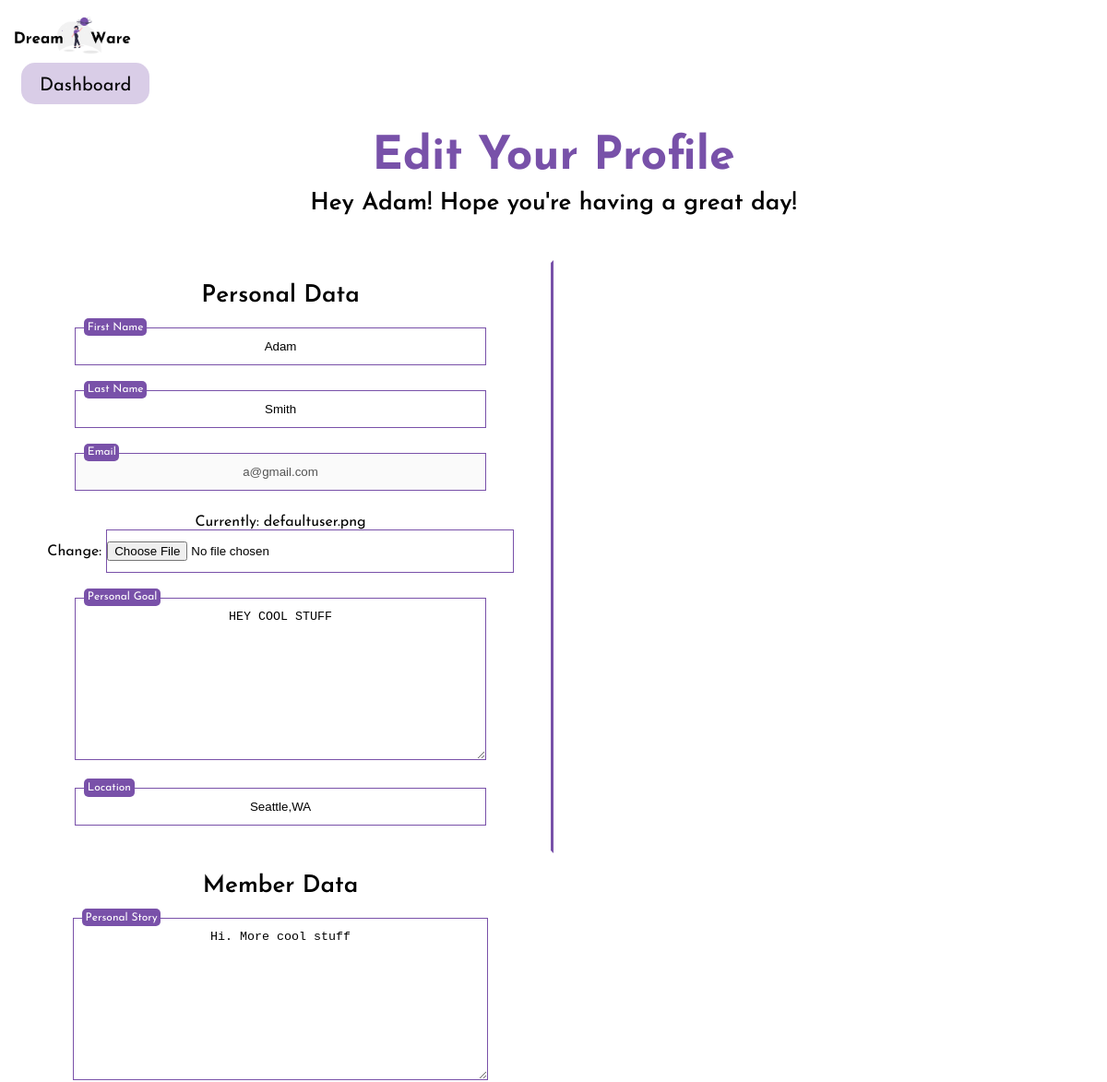
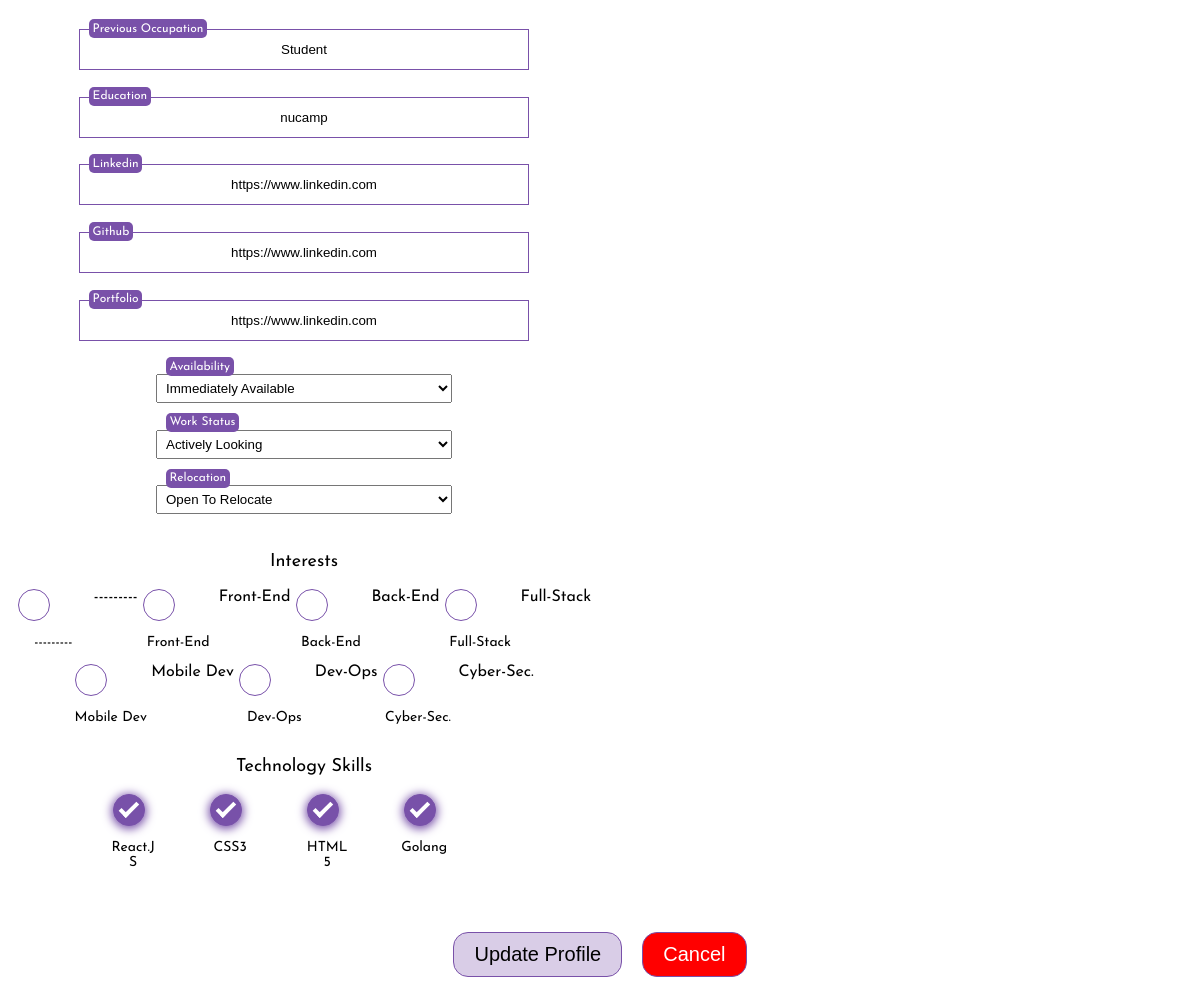
/memberProfile/ (signed in), run on the app's committed database (2 pictures, top to bottom).
### dashboard/models.py (models this page shows, shortened)
class CustomUser(AbstractBaseUser, PermissionsMixin):
    def validate_email(value):
        valid_emails = [
            '@gmail.com',
            '@outlook.com',
            '@yahoo.com',
            '@protonmail.com',
            '@aol.com',
            '@icloud.com',
        ]
        for x in valid_emails:
            if x in value:
                return value
            else:
                raise ValidationError("Email Field only accepts gmail, outlook, yahoo, aol and icloud addressees.")
    username = None
    email = models.EmailField(blank = False, unique = True, validators=[validate_email])
    first_name = models.CharField(blank = False,max_length=50)
    last_name = models.CharField(blank = False,max_length=50)
    is_admin = models.BooleanField(default = False)
    is_staff = models.BooleanField(default=False)
    is_active = models.BooleanField(default=True)
    is_company = models.BooleanField(blank=False,default=False)#Monitors companies active on platform
    date_joined = models.DateTimeField(default=timezone.now)
    USERNAME_FIELD = 'email'
    REQUIRED_FIELDS = ['first_name','last_name']
    objects = CustomUserManager()

class Member(models.Model):
    INTERESTS = (
        ('FE', 'Front-End'),
        ('BE', 'Back-End'),
        ('FS', 'Full-Stack'),
        ('MD', 'Mobile Dev'),
        ('DO', 'Dev-Ops'),
        ('CS', 'Cyber-Sec.')
    )
    WORK_STATUS = (
        ('AL', 'Actively Looking'),
        ('AC', 'Just Curious'),
        ('HE', 'Happily Employed')
    )
    WORK_AVAILABILITY = (
        ('IA', 'Immediately Available'),
        ('AW', 'About 2 Weeks'),
        ('MT', 'Moving Target')
    )
    RELOCATION_STATUS = (
        ('OK', 'Open To Relocate'),
        ('NO', 'No Relocation')
    )
    user = models.OneToOneField(CustomUser, on_delete=models.CASCADE)
    first_name = models.CharField(blank = False,max_length=50)
    last_name = models.CharField(blank = False,max_length=50)
    email = models.EmailField()
    picture = models.ImageField(default="defaultuser.png",upload_to="profile_images") #upload to images folder in database
    location = models.CharField(max_length=100)
    personal_goal = models.TextField(max_length=500)
    personal_story = models.TextField(max_length=500)
    education = models.CharField(max_length=100)
    linkedin = models.URLField()
    github = models.URLField()
    portfolio = models.URLField()
    interests = MultiSelectField(choices=INTERESTS)
    previous_occupation = models.CharField(max_length=100)
    availability = models.CharField(max_length=2, choices=WORK_AVAILABILITY)
    workstatus = models.CharField(max_length=2, choices=WORK_STATUS)
    relocation = models.CharField(max_length=2, choices=RELOCATION_STATUS)
    skills = models.ManyToManyField(TechSkills)

class TechSkills(models.Model):
    name = models.CharField(max_length=65,unique=True)
    def __str__(self):
        return self.name

### dashboard/views.py (the view)
# urls.py: path('memberProfile/', views.memberProfile, name='memberProfile'),
@login_required(login_url='/login/')
def memberProfile(request):
    if request.method == 'POST':
        user_form = UpdateUserForm(request.POST, instance=request.user)
        profile_form = MemberProfileForm(request.POST,request.FILES, instance=request.user.member )
        if user_form.is_valid() and profile_form.is_valid():
            user_form.save()
            profile_form.save()
            messages.success(request, 'Your profile was updated successfully')
            return redirect('memberProfile')
        else:
            return render(request, "memberProfile.html",
                {
                'user_form': user_form,
                'profile_form': profile_form,
                }
            )
    else:
        user_form = UpdateUserForm(instance=request.user)
        profile_form = MemberProfileForm(instance=request.user.member)
    return render(request, 'memberProfile.html',
        {
            'user_form': user_form,
            'profile_form': profile_form,
        }
    )

### dashboard/forms.py
class UpdateUserForm(forms.ModelForm):
    first_name = forms.CharField(max_length=50)
    last_name = forms.CharField(max_length=50)
    email = forms.EmailField(disabled=True)
    class Meta:
        model = CustomUser
        fields = ('first_name','last_name', 'email',)

class MemberProfileForm(forms.ModelForm):
    picture = forms.ImageField()
    location = forms.CharField(max_length=50,widget=forms.TextInput(attrs={'placeholder': 'Location'}))
    personal_story = forms.Textarea()
    personal_goal = forms.Textarea()
    education = forms.CharField()
    linkedin = forms.URLField()
    github = forms.URLField()
    portfolio = forms.URLField()
    interests = forms.CheckboxSelectMultiple()
    previous_occupation = forms.CharField()
    availability = forms.CheckboxSelectMultiple
    workstatus = forms.CheckboxSelectMultiple
    relocation =  forms.CheckboxSelectMultiple
    skills = forms.ModelMultipleChoiceField(required=False,queryset=TechSkills.objects.all(),widget=forms.CheckboxSelectMultiple)
    class Meta:
        model = Member
        fields = (
            'picture','location','personal_story','personal_goal','education','linkedin',
            'github','portfolio','previous_occupation','availability',
            'workstatus','interests','relocation' ,'skills'
        )

### templates/memberProfile.html (shortened to what this page needs)
<!DOCTYPE html>
<html lang="en">
    <head>
        {% load static %}
        <link rel="stylesheet" href="{% static 'style.css' %}">
    </head>
    <body>
        <main>
            <a href="/"><img src="/static/images/dreamwareLogo.png" height="12%" width="12%"></a>
            <section class="homeBtn">
                <a href="/memberDashboard" class="btn-main">Dashboard</a>
            </section>
            <section class="updateUser-title">
                <h1>Edit Your Profile</h1>
                <h2 class="subtitle">Hey {{user.first_name}}! Hope you're having a great day!</h2>
            </section>
            <form  method="POST" enctype="multipart/form-data" >
                <section class="updateProfileSection">
                    <section class="userData-panel">
                        <h2>Personal Data</h2>
                        <label class="input-labels" for={ user_form.first_name }>First Name</label>
                        {{ user_form.first_name }}<br>
                        <label class="input-labels" for={ user_form.last_name }>Last Name</label>
                        {{ user_form.last_name }} <br>
                        <label class="input-labels" for={ user_form.email }>Email</label>
                        {{ user_form.email }} <br>
                        {{ profile_form.picture }} <br>
                        <label class="input-labels" for={ user_form.personal_goal }>Personal Goal</label>
                        {{ profile_form.personal_goal }} <br>
                        <label class="input-labels" for={ user_form.location }>Location</label>
                        {{ profile_form.location }} <br>
                    </section>
                    <section class="memberData-panel">
                        <h2>Member Data</h2>
                        <label class="input-labels" for={ user_form.personal_story }>Personal Story</label>
                        {{ profile_form.personal_story }} <br>
                        <label class="input-labels" for={ user_form.previous_occupation }> Previous Occupation</label>
                        {{ profile_form.previous_occupation }} <br>
                        <label class="input-labels" for={ user_form.education }> Education</label>
                        {{ profile_form.education }} <br>
                        <label class="input-labels" for={ user_form.linkedin }> Linkedin</label>
                        {{ profile_form.linkedin }} <br>
                        <label class="input-labels" for={ user_form.github }> Github</label>
                        {{ profile_form.github }} <br>
                        <label class="input-labels" for={ user_form.portfolio }> Portfolio</label>
                        {{ profile_form.portfolio }} <br>
                        <label class="input-labels" for={ user_form.availability }> Availability</label>
                        {{ profile_form.availability }} <br>
                        <label class="input-labels" for={ user_form.workstatus }> Work Status</label>
                        {{ profile_form.workstatus }} <br>
                        <label class="input-labels" for={ user_form.relocation }> Relocation</label>
                        {{ profile_form.relocation }} <br>
                        <p>Interests</p>
                        <section class="checkboxesFormContainer">
                            {% for interest in profile_form.interests %}
                                <label for="{{ interest.id_for_label }}" class="interestsSkillsForm">
                                    <div class="interestsTitle">
                                        <p class="title">{{ interest.choice_label }} </p>
                                    </div>
                                    {{ interest.tag }}
                                    <span class="skill-checkmark"></span>
                                </label>
                            {% endfor %}
                        </section>
                        <p>Technology Skills</p>
                        <section class="checkboxesFormContainer">
                            {% for skill in profile_form.skills %}
                                <label for="{{ skill.id_for_label }}" class="interestsSkillsForm">
                                    <div class="interestsTitle">
                                        <p class="title">{{ skill.choice_label }} </p>
                                    </div>
                                    <span class="skill-checkmark"></span>
                                </label>
                            {% endfor %}
                        </section>
                    </section>
                </section>
                <section class="updateUserInput">
                    <input class="btn-submit" type="submit" value="Update Profile" name="save" />
                    <input class="btn-cancel" type="reset" value="Cancel" href="/"> </input>
                </section>
            </form>
        </main>
    </body>
</html>

### static/style.css (style rules this page uses)
html,body { background-color: #ffffff; font-family: 'JosefinSans-regular', sans-serif; scroll-behavior: smooth; }
h1 { color: rgba(120, 81, 169); font-family: 'JosefinSans-bold',sans-serif; font-size: 50px; }
h2 { color: #000000; font-family: 'JosefinSans-semibold',sans-serif; font-size: 26px; }
p { color: #000000; font-family: 'JosefinSans-regular', sans-serif; font-size: 18px; }
a { text-decoration: none ; color: #000000 }
.subtitle { margin-top: -30px; }
.btn-main { background-color:rgba(217, 205, 231); font-size: 20px !important; padding: 15px 20px 10px 20px; border-radius: 15px; margin-left: 15px; }
.btn-cancel { background-color:rgb(255, 0, 0); color: #ffffff; font-size: 20px !important; padding: 10px 20px 10px 20px; border-radius: 15px; margin-left: 1em; width:auto }
.btn-submit { background-color:rgba(217, 205, 231); font-size: 20px !important; padding: 10px 20px 10px 20px; border-radius: 15px; width:auto }
input { width: 75%; padding-top: 0.9em; padding-bottom: 0.9em; text-align: center; margin-bottom: 2em; border: 1px solid rgb(121, 81, 169); }
.input-labels { position: absolute; font-size: 12px; color: #ffffff; background-color: rgb(121, 81, 169); border-radius: 5px; padding: 0.3em; margin-left: 10px; margin-top: -10px; }
.updateProfileSection { display:flex; flex-flow: row wrap; text-align: center; width:100%; }
.updateProfileSection input { width: 75%; padding-top: 0.9em; padding-bottom: 0.9em; text-align: center; margin-bottom: 2em; border: 1px solid rgb(121, 81, 169); }
.updateUser-title { text-align: center; margin-top: 1em; margin-bottom: 3em; }
.userData-panel { width:49.5%; border-style: solid; border-bottom-color: transparent; border-top-color: transparent; border-right-color: rgba(120, 81, 169); border-left-color: transparent; }
.memberData-panel { width: 50%; }
.memberData-panel select { padding: 5px; }
.updateUserInput { display: flex; justify-content: center; margin-top: 3em; }
.homeBtn { margin-top: 1em; }
#id_personal_goal { width: 75%; padding-top: 0.9em; padding-bottom: 0.9em; text-align: center; margin-bottom: 2em; border: 1px solid rgb(121, 81, 169); }
#id_personal_story { width: 75%; padding-top: 0.9em; padding-bottom: 0.9em; text-align: center; margin-bottom: 2em; border: 1px solid rgb(121, 81, 169); }
#id_availability { width: 50%; margin: 0.5em 0 1.5em 0; }
#id_workstatus { width: 50%; margin: 0.5em 0 1.5em 0; }
#id_relocation { width: 50%; margin: 0.5em 0 1.5em 0; }
.checkboxesFormContainer { display: flex; flex-flow: row wrap; justify-content: center; }
.interestsSkillsForm { display: flex; flex-flow: row; }
.interestsSkillsForm .skill-checkmark { position: absolute; margin-left: 0.2em; height: 30px; width: 30px; background: rgba(255, 255, 255, 0.3); border: 1px solid rgb(120, 81, 169); border-radius: 20px; backdrop-filter: blur(10px); }
.interestsSkillsForm .skill-checkmark:after { content: ""; position: absolute; display: none; }
.interestsSkillsForm input:checked ~ .skill-checkmark { background-color: rgb(120, 81, 169); box-shadow: 0 1.5px 10px 1.5px rgb(120, 81, 169); }
.interestsSkillsForm input:checked ~ .skill-checkmark:after { display: block; }
.interestsSkillsForm .skill-checkmark:after { left: 10px; top: 3px; width: 5.5px; height: 15px; border: solid white; border-width: 0 4px 4px 0; -webkit-transform: rotate(45deg); -ms-transform: rotate(45deg); transform: rotate(45deg); }
.interestsTitle { padding-top: 2em; inline-size: 77px; word-break: break-all; }
.interestsTitle .title { font-size: 14px; }

### data on the page
CustomUser: first_name "Adam", last_name "Smith", email "a@gmail.com"
Member: personal_goal "HEY COOL STUFF", location "Seattle,WA", personal_story "Hi. More cool stuff", previous_occupation "Student", education "nucamp", linkedin "https://www.linkedin.com", github "https://www.linkedin.com", portfolio "https://www.linkedin.com", availability "Immediately Available", workstatus "Actively Looking", relocation "Open To Relocate"
TechSkills: choice_label "React.JS"
TechSkills: choice_label "CSS3"
TechSkills: choice_label "HTML5"
TechSkills: choice_label "Golang"

### other printed values
{{ interest.choice_label }} "---------" "Front-End" "Back-End" "Full-Stack" "Mobile Dev" "Dev-Ops" "Cyber-Sec."
